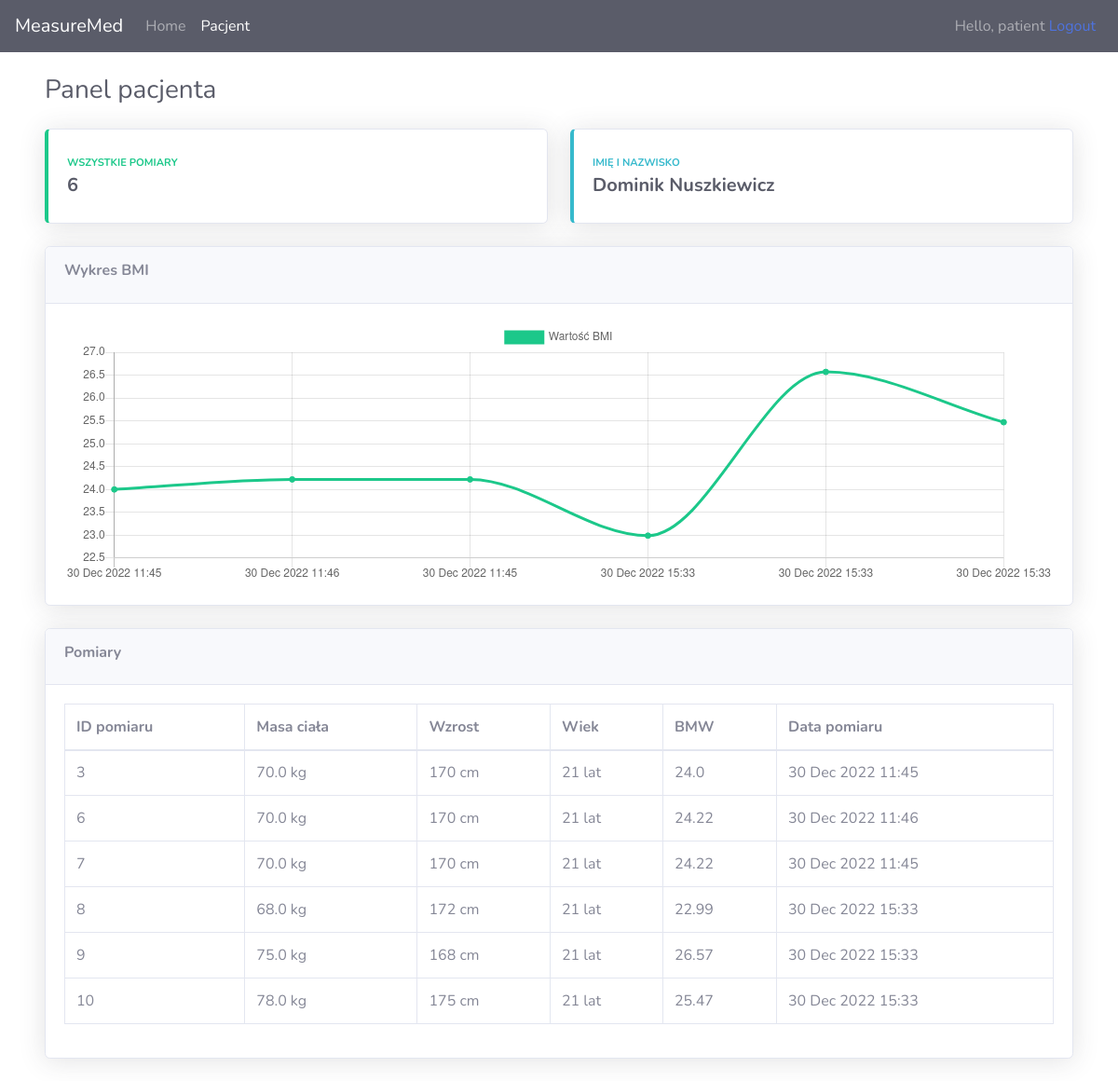
The app's page /patient/ (signed in) with its own data.
### app/models.py (models this page shows, shortened)
class Patient(models.Model):
    user = models.OneToOneField(User, null=True, on_delete=models.CASCADE)
    firstName = models.CharField(max_length=200, null=False)
    lastName = models.CharField(max_length=200, null=False)

class Measure(models.Model):
    doctor =  models.ForeignKey(Doctor, null=True, on_delete=models.SET_NULL) #one-to-many relationship
    patient = models.ForeignKey(Patient, null=True, on_delete=models.SET_NULL) #one-to-many relationship
    bmi = models.FloatField(null=True, default=False)
    bodyWeight = models.FloatField(null=False)
    age = models.IntegerField(null=False)
    height = models.IntegerField(null=False)
    measureDate = models.DateTimeField(null=False, default=datetime.datetime.now)

### app/decorators.py (the view)
        def wrapper_func(request, *args, **kwargs):
            group = None
            if request.user.groups.exists():
                group = request.user.groups.all()[0].name
            if group in allowed_roles:
                return view_func(request, *args, **kwargs)
            else:
                return HttpResponse('You are not authorized to view this page.')

### app/views.py (called while the page is built)
@login_required(login_url='login')
@allowed_users(allowed_roles=['patient'])
def patient(request):
    current_user = request.user
    patient = Patient.objects.get(user=current_user.id)
    measures = Measure.objects.filter(patient=patient)
    measuresAmount = measures.count()
    context = {'route': 'patient', 'measures': measures, 'measuresAmount': measuresAmount, 'patient': patient}
    return render(request, 'app/patient.html', context)

### app/templates/app/patient.html (shortened to what this page needs)
{% extends 'app/main.html' %} {% block content %}
<div class="container-fluid">
   <div class="d-sm-flex align-items-center justify-content-between mb-4">
      <h1 class="h3 mb-0 text-gray-800">Panel pacjenta</h1>
   </div>
   <div class="row">
      <div class="col-xl-6 col-md-12 mb-4">
         <div class="card border-left-success shadow h-100 py-2">
            <div class="card-body">
               <div class="row no-gutters align-items-center">
                  <div class="col mr-2">
                     <div
                        class="text-xs font-weight-bold text-success text-uppercase mb-1"
                        >
                        Wszystkie pomiary
                     </div>
                     <div class="h5 mb-0 font-weight-bold text-gray-800">{{measuresAmount}}</div>
                  </div>
               </div>
            </div>
         </div>
      </div>
      <div class="col-xl-6 col-md-12 mb-4">
         <div class="card border-left-info shadow h-100 py-2">
            <div class="card-body">
               <div class="row no-gutters align-items-center">
                  <div class="col mr-2">
                     <div
                        class="text-xs font-weight-bold text-info text-uppercase mb-1"
                        >
                        Imię i nazwisko
                     </div>
                     <div class="row no-gutters align-items-center">
                        <div class="col-auto">
                           <div class="h5 mb-0 mr-3 font-weight-bold text-gray-800">
                              {{patient.firstName}} {{patient.lastName}}
                           </div>
                        </div>
                     </div>
                  </div>
               </div>
            </div>
         </div>
      </div>
   </div>
<div class="row">
   <div class="col-xl-12 col-md-12">
      <div class="card shadow mb-4">
         <div class="card-header py-3">
           <div class="d-flex justify-content-between">
            <div class="my-auto">
               <h6 class=" font-weight-bold">Wykres BMI</h6>
            </div>
           </div>
         </div>
         <div class="card-body">
               <div style="container">
                  <canvas  id="myChart" height="80px"></canvas>
               </div>
         </div>
      </div>
   </div>
</div>
   <div class="row">
      <div class="col-xl-12 col-md-12">
         <div class="card shadow mb-4">
            <div class="card-header py-3">
              <div class="d-flex justify-content-between">
               <div class="my-auto">
                  <h6 class=" font-weight-bold">Pomiary</h6>
               </div>
              </div>
            </div>
            <div class="card-body">
               <div class="table-responsive">
                  <table
                     class="table table-bordered"
                     id="dataTable"
                     width="100%"
                     cellspacing="0"
                     >
                     <thead>
                        <tr>
                           <th>ID pomiaru</th>
                           <th>Masa ciała</th>
                           <th>Wzrost</th>
                           <th>Wiek</th>
                           <th>BMW</th>
                           <th>Data pomiaru</th>
                        </tr>
                     </thead>
                     <tbody>
                        <tr>
                           {% for measure in measures %}
                        <tr>
                           <td>{{measure.id}}</td>
                           <td>{{measure.bodyWeight}} kg</td>
                           <td>{{measure.height}} cm</td>
                           <td>{{measure.age}} lat</td>
                           <td>{{measure.bmi}}</td>
                           <td>{{measure.measureDate | date:"d M Y H:i"}}</td>
                        </tr>
                        {% endfor %}
                        </tr>
                     </tbody>
                  </table>
               </div>
            </div>
         </div>
      </div>
   </div>
</div>
<script>
   const ctx = document.getElementById('myChart');
   let labels = [];
   let datapoints = [];
   datapoints= [
   {% for measure in measures %}
      {{ measure.bmi }},
   {% endfor %}];
   labels = [ {% for measure in measures %}
   "{{ measure.measureDate | date:"d M Y H:i"}}",
{% endfor %}];
const data = {
  labels: labels,
  datasets: [
    {
      label: 'Wartość BMI',
      data: datapoints,
      fill: false,
      borderColor: '#1cc88a',
      backgroundColor: '#1cc88a',
      cubicInterpolationMode: 'monotone',
      tension: 0.4,
    }
  ]
};
const config = {
   type: 'line',
   data: data,
   options: {
     responsive: true,
     plugins: {
       title: {
         display: true,
         text: 'Wykres BMI pacjenta'
       },
     },
     interaction: {
       intersect: false,
     },
     scales: {
       x: {
         display: true,
         title: {
           display: true,
           text: 'Data pomiaru'
         }
       },
       y: {
         display: true,
         title: {
           display: true,
           text: 'Wartość BMI'
         },
         suggestedMin: -10,
         suggestedMax: 200
       }
     }
   },
 };
   new Chart(ctx, config);
 </script>
{% endblock %}

### app/templates/app/navbar.html (shortened to what this page needs)
<nav class="navbar navbar-expand-lg navbar-dark bg-dark">
  <a class="navbar-brand" href="#">MeasureMed</a>
  <div class="collapse navbar-collapse" id="navbarNavAltMarkup">
    <div class="navbar-nav">
      <a
        class="{% if route == 'home' %}active nav-item nav-link{% endif %}nav-item nav-link"
        href="{% url 'home' %}"
        >Home</a
      >
      {% if request.user.groups.all.0.name == 'patient' %}
      <a
        class="{% if route == 'patient' %}active nav-item nav-link{% endif %}nav-item nav-link"
        href="{% url 'patient' %}"
        >Pacjent</a
      >
      {% endif %}
    </div>
  </div>
  <div class="navbar-collapse collapse w-100 order-3 dual-collapse2">
    <ul class="navbar-nav ml-auto">
      <li class="nav-item">
        <span class="nav-item nav-link"
          >Hello, {{request.user}} <a href="{% url 'logout' %}">Logout</a></span
        >
      </li>
    </ul>
  </div>
</nav>

### records on screen
Patient: firstName "Dominik", lastName "Nuszkiewicz"
Measure: id "3", bodyWeight "70.0", height "170", age "21", bmi "24.0", measureDate "30 Dec 2022 11:45"
Measure: id "6", bodyWeight "70.0", height "170", age "21", bmi "24.22", measureDate "30 Dec 2022 11:46"
Measure: id "7", bodyWeight "70.0", height "170", age "21", bmi "24.22", measureDate "30 Dec 2022 11:45"
Measure: id "8", bodyWeight "68.0", height "172", age "21", bmi "22.99", measureDate "30 Dec 2022 15:33"
Measure: id "9", bodyWeight "75.0", height "168", age "21", bmi "26.57", measureDate "30 Dec 2022 15:33"
Measure: id "10", bodyWeight "78.0", height "175", age "21", bmi "25.47", measureDate "30 Dec 2022 15:33"

### other values on screen
{{ request.user }} "patient"
{{ measuresAmount }} "6"
chart data {{ measure.bmi }} 24.0, 24.22, 24.22, 22.99, 26.57, 25.47
